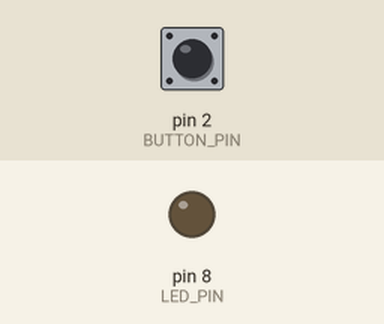
Recording of a sketch running on a simulated Arduino Uno, built with avr-gcc and run on an emulated ATmega328P. Parts: output pins drawn as LEDs (lit = HIGH). The test bench sets the inputs (shaded band); at power-on: pin 2 (BUTTON_PIN) LOW. The local clock reads 2024-03-15 10:24:30 at power-on unless the sketch sets it; storage starts empty; what the sketch prints to the serial monitor is not drawn.

Above: at 1.2 s.
1.3 s: pin 2 (BUTTON_PIN) pulled HIGH for 0.15 s
Timing chart, 0 to 4.3 s (numbered marks = the images above; inputs shaded):
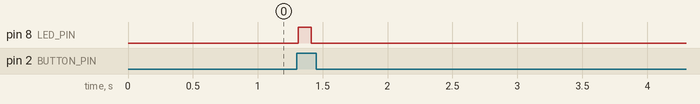

Measured:
- after the input at 1.3 s, pin 8 (LED_PIN): LOW → HIGH at once, → LOW 0.10 s later

The sketch:

SoilMoisturedLogger.ino
```cpp
/* File: SoilMoistureLogger.ino
   Soil Moisture Logger with DS3231 & SD Card
*/

#include <SPI.h>
#include <SD.h>
#include <Wire.h>
#include <RTClib.h>

// ===== User Config =====
const int   SOIL_PIN       = A0;      // Analog sensor input
const int   BUTTON_PIN     = 2;       // Manual log trigger
const int   LED_PIN        = 8;       // Status LED (optional)
const int   SD_CS_PIN      = 10;      // SD card CS pin

const unsigned long LOG_INTERVAL = 600000UL; // 10 minutes in ms
const unsigned long DEBOUNCE_TIME = 50;      // Button debounce ms

// ===== Globals =====
RTC_DS3231 rtc;
unsigned long  lastLogTime   = 0;
unsigned long  lastButtonTime= 0;
bool           buttonState   = LOW;
bool           lastButton    = LOW;

// ===== Setup =====
void setup() {
  Serial.begin(9600);
  pinMode(SOIL_PIN,    INPUT);
  pinMode(BUTTON_PIN,  INPUT);
  pinMode(LED_PIN,     OUTPUT);

  // Initialize RTC
  if (!rtc.begin()) {
    Serial.println("RTC not found!");
    while (1);
  }
  // Uncomment to set RTC to compile time once:
  // rtc.adjust(DateTime(F(__DATE__), F(__TIME__)));

  // Initialize SD card
  if (!SD.begin(SD_CS_PIN)) {
    Serial.println("SD init failed!");
    while (1);
  }

  // Create log file with header if not exists
  if (!SD.exists("soil_log.csv")) {
    File f = SD.open("soil_log.csv", FILE_WRITE);
    if (f) {
      f.println("timestamp,moisture");
      f.close();
    }
  }

  lastLogTime = millis();
  Serial.println("Logger ready");
}

// ===== Main Loop =====
void loop() {
  unsigned long now = millis();

  // Check periodic logging
  if (now - lastLogTime >= LOG_INTERVAL) {
    logSoil();
    lastLogTime = now;
  }

  // Check manual button (with debounce)
  bool reading = digitalRead(BUTTON_PIN);
  if (reading != lastButton && (now - lastButtonTime) > DEBOUNCE_TIME) {
    lastButtonTime = now;
    if (reading == HIGH) {
      logSoil();
    }
  }
  lastButton = reading;
}

// ===== Log Function =====
void logSoil() {
  // Read sensor
  int moisture = analogRead(SOIL_PIN);

  // Get timestamp
  DateTime t = rtc.now();
  char buf[20];
  snprintf(buf, sizeof(buf), "%04u-%02u-%02u %02u:%02u:%02u",
           t.year(), t.month(), t.day(),
           t.hour(), t.minute(), t.second());

  // Append to SD
  File f = SD.open("soil_log.csv", FILE_WRITE);
  if (f) {
    f.print(buf);
    f.print(',');
    f.println(moisture);
    f.close();
    Serial.print("Logged: ");
    Serial.print(buf);
    Serial.print(" -> ");
    Serial.println(moisture);
    blinkLED();
  } else {
    Serial.println("Error opening soil_log.csv");
  }
}

// ===== LED Feedback =====
void blinkLED() {
  digitalWrite(LED_PIN, HIGH);
  delay(100);
  digitalWrite(LED_PIN, LOW);
}
```
